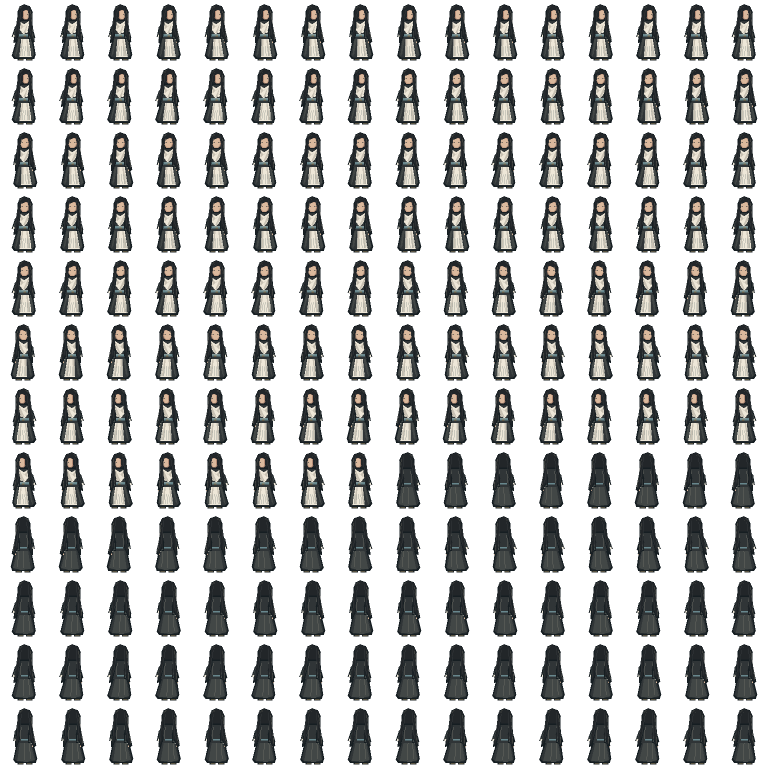
#> input picture assets/character/pixel/idle.png, 1536 x 1536 px (shown at 1/2 size); its folder holds 4 pictures in this run
$ python check_pixel_assets.py
#> lines starting #> are read from the running program, lines starting #| are printed output that depends on the picture; pictures that were not available may be replaced by others from this repository, and a replacement may not be noted
"""Check the exported artwork, independent of the Aseprite drawing scripts."""
from pathlib import Path
from PIL import Image
from hashlib import sha256

base = Path(__file__).resolve().parents[1] / "assets"
for action in ("idle", "walk", "cast", "fly", "hover"):
    page = Image.open(base / "character" / "pixel" / f"{action}.png").convert("RGBA")
#> page is the input picture: PIL image 1536x1536 RGBA; mean R, G, B, A 25.7, 26.5, 25.9, 84
    assert page.size == (1536, 1536), (action, page.size)
    for direction in range(8):
        seen = set()
        for frame in range(24):
            index = direction * 24 + frame
            x, y = (index % 16) * 96, (index // 16) * 128
            cell = page.crop((x, y, x + 96, y + 128))
            bounds = cell.getbbox()
            assert bounds and bounds[0] > 0 and bounds[1] > 0 and bounds[2] < 96 and bounds[3] < 128, (action, direction, frame, bounds)
            seen.add(sha256(cell.tobytes()).digest())
        assert len(seen) == 24, (action, direction, "duplicate frames", len(seen))
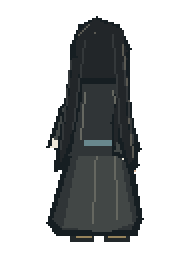
#> cell: PIL image 96x128 RGBA (shown 2 times larger); mean R, G, B, A 15.6, 17.4, 17.8, 84; transparent parts drawn white
    print("PIXEL_FRAME_OK", action, "192 distinct frames")
#> pass 2 of the loop `for action in ("idle", "walk", "cast", "fly", "hover"):`:
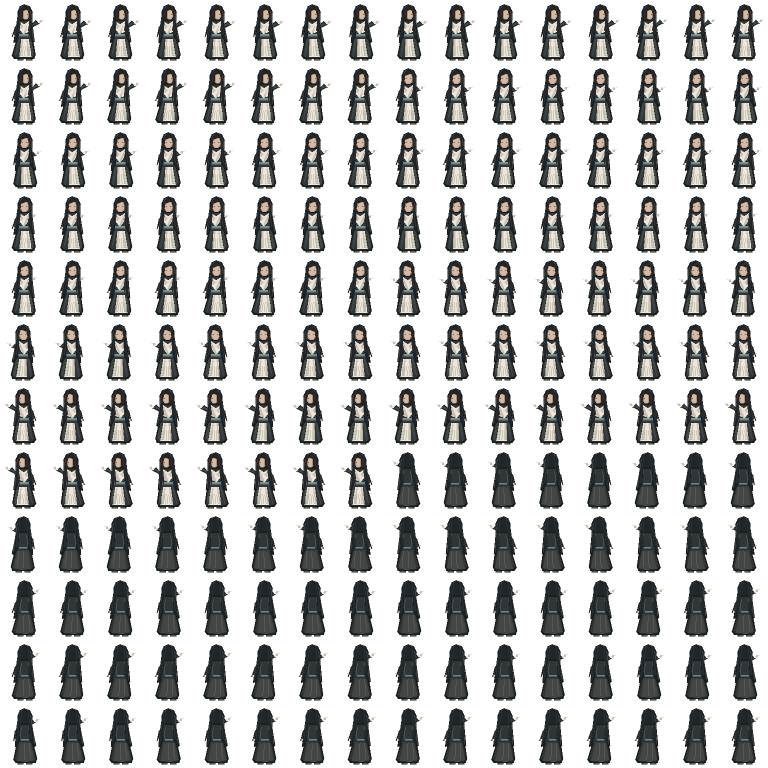
#> input picture assets/character/pixel/cast.png, 1536 x 1536 px, given in place of walk.png, which was not available (shown at 1/2 size)
#> page is the input picture: PIL image 1536x1536 RGBA; mean R, G, B, A 26.6, 27.4, 26.7, 85.5
#> after the loop `for direction in range(8):`:
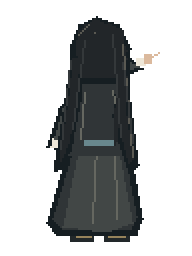
#> cell: PIL image 96x128 RGBA (shown 2 times larger); mean R, G, B, A 16.5, 18.2, 18.5, 85; transparent parts drawn white

expected = {
    "combat": 15,
    "world": 5,
    "ui": 17,
}
#> expected = {'combat': 15, 'world': 5, 'ui': 17}
for folder, count in expected.items():
    path = base / "pixel" / folder
    sources = {p.stem for p in path.glob("*.aseprite")}
#> sources = 0 items
    exports = {p.stem for p in path.glob("*.png")}
#> exports = 1 item
#> (the run stopped early here; a loop or call above may not have finished)
